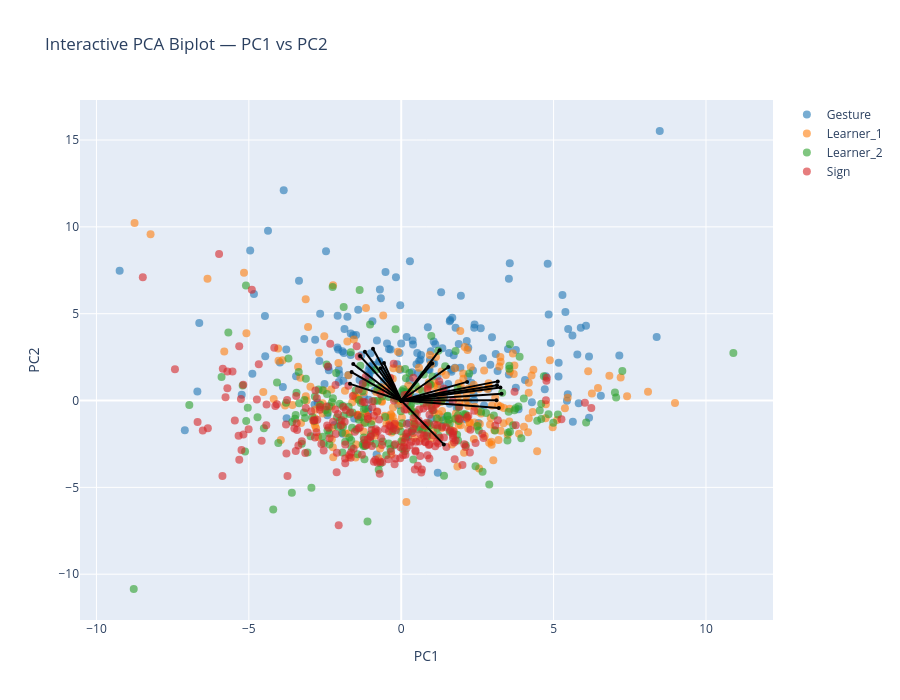

Notebook code for this chart:
### Markdown cell above
## PC1-PC2

### Code cell
feature_names = df_clean.columns[:-1].to_list()

# Prepare data
X = df_clean.iloc[:, :-1].values  # All columns except the last as features

df_clean['groupID'] = df_clean['groupID'].astype('category')
y = df_clean.iloc[:, -1].values   # Last column as target variable

# Convert categorical target to numeric if necessary
if y.dtype == 'object' or y.dtype.name == 'category':
    le = LabelEncoder()
    y = le.fit_transform(y)  # Converts categorical labels into numeric labels

# Scale the data
scaler_GS = StandardScaler()
Xz_GS = scaler_GS.fit_transform(X)    

# PCA transformation
pca_GS = PCA()
x_new_GS = pca_GS.fit_transform(Xz_GS)

# Get the PCA loadings (components_ is shape: [n_components, n_features])
loadings_GS = pca_GS.components_.T

# Number of top variables to show per PC
top_n = 10

# Get top variables per PC by absolute contribution
top_vars = set()
for i in range(2):  # PC1 and PC2 (the PCs you plot below)
    component = loadings_GS[:, i]      # column i = all variables' loadings ON PC i
    top_indices = np.argsort(np.abs(component))[-top_n:]
    top_vars.update(top_indices)

# Convert to sorted list for consistency
selected_vars = sorted(top_vars)

# Plot
interactive_PCA_biplot(score=x_new_GS, 
                       coeff=loadings_GS, 
                       labels=feature_names, 
                       y=y, 
                       selected_vars=selected_vars, 
                       pc_x=1, pc_y=2,
                       show_labels=False,
                       concepts=concepts,
                       le=le,
                       highlight_concepts=None  # or None for no highlighting
                    
                    )

### Figure 1 — Plotly figure (JSON) as saved in the notebook; plotly's stock layout.template omitted (floating-point values rounded to 4 significant figures; data arrays with more than 128 entries replaced by an {"elided": "..."} marker saying what was removed)
{"data": [{"hoverinfo": "text", "marker": {"color": "#1f77b4", "opacity": 0.6, "size": 8}, "mode": "markers", "name": "Gesture", "showlegend": true, "text": {"elided": "197 str values"}, "type": "scatter", "x": {"elided": "197 float values"}, "y": {"elided": "197 float values"}}, {"hoverinfo": "text", "marker": {"color": "#ff7f0e", "opacity": 0.6, "size": 8}, "mode": "markers", "name": "Learner_1", "showlegend": true, "text": {"elided": "236 str values"}, "type": "scatter", "x": {"elided": "236 float values"}, "y": {"elided": "236 float values"}}, {"hoverinfo": "text", "marker": {"color": "#2ca02c", "opacity": 0.6, "size": 8}, "mode": "markers", "name": "Learner_2", "showlegend": true, "text": {"elided": "223 str values"}, "type": "scatter", "x": {"elided": "223 float values"}, "y": {"elided": "223 float values"}}, {"hoverinfo": "text", "marker": {"color": "#d62728", "opacity": 0.6, "size": 8}, "mode": "markers", "name": "Sign", "showlegend": true, "text": {"elided": "246 str values"}, "type": "scatter", "x": {"elided": "246 float values"}, "y": {"elided": "246 float values"}}, {"hoverinfo": "text", "hovertext": "gross__magnitude__arm_speed_Gmean", "line": {"color": "black"}, "marker": {"size": 4}, "mode": "lines+markers", "showlegend": false, "textposition": "top center", "type": "scatter", "x": [0, 1.016], "y": [0, 2.133]}, {"hoverinfo": "text", "hovertext": "gross__variability__arm_speed_Gstd", "line": {"color": "black"}, "marker": {"size": 4}, "mode": "lines+markers", "showlegend": false, "textposition": "top center", "type": "scatter", "x": [0, 3.167], "y": [0, 1.102]}, {"hoverinfo": "text", "hovertext": "gross__magnitude__arm_speed_peak_mean", "line": {"color": "black"}, "marker": {"size": 4}, "mode": "lines+markers", "showlegend": false, "textposition": "top center", "type": "scatter", "x": [0, 3.143], "y": [0, 0.8791]}, {"hoverinfo": "text", "hovertext": "gross__rhythm__arm_speed_peak_n", "line": {"color": "black"}, "marker": {"size": 4}, "mode": "lines+markers", "showlegend": false, "textposition": "top center", "type": "scatter", "x": [0, -1.193], "y": [0, 2.813]}, {"hoverinfo": "text", "hovertext": "gross__rhythm__arm_speed_peak_rate", "line": {"color": "black"}, "marker": {"size": 4}, "mode": "lines+markers", "showlegend": false, "textposition": "top center", "type": "scatter", "x": [0, -1.627], "y": [0, 1.636]}, {"hoverinfo": "text", "hovertext": "gross__rhythm__arm_speed_mod_depth", "line": {"color": "black"}, "marker": {"size": 4}, "mode": "lines+markers", "showlegend": false, "textposition": "top center", "type": "scatter", "x": [0, 3.204], "y": [0, -0.4344]}, {"hoverinfo": "text", "hovertext": "gross__magnitude__arm_acc_Gmean", "line": {"color": "black"}, "marker": {"size": 4}, "mode": "lines+markers", "showlegend": false, "textposition": "top center", "type": "scatter", "x": [0, 2.163], "y": [0, 1.073]}, {"hoverinfo": "text", "hovertext": "gross__variability__arm_acc_Gstd", "line": {"color": "black"}, "marker": {"size": 4}, "mode": "lines+markers", "showlegend": false, "textposition": "top center", "type": "scatter", "x": [0, 3.254], "y": [0, 0.7463]}, {"hoverinfo": "text", "hovertext": "gross__magnitude__arm_acc_peak_mean", "line": {"color": "black"}, "marker": {"size": 4}, "mode": "lines+markers", "showlegend": false, "textposition": "top center", "type": "scatter", "x": [0, 3.293], "y": [0, 0.3955]}, {"hoverinfo": "text", "hovertext": "gross__rhythm__arm_acc_peak_n", "line": {"color": "black"}, "marker": {"size": 4}, "mode": "lines+markers", "showlegend": false, "textposition": "top center", "type": "scatter", "x": [0, -0.9268], "y": [0, 2.982]}, {"hoverinfo": "text", "hovertext": "gross__rhythm__arm_acc_peak_rate", "line": {"color": "black"}, "marker": {"size": 4}, "mode": "lines+markers", "showlegend": false, "textposition": "top center", "type": "scatter", "x": [0, -1.574], "y": [0, 2.104]}, {"hoverinfo": "text", "hovertext": "gross__rhythm__arm_acc_mod_depth", "line": {"color": "black"}, "marker": {"size": 4}, "mode": "lines+markers", "showlegend": false, "textposition": "top center", "type": "scatter", "x": [0, 3.126], "y": [0, 0.01456]}, {"hoverinfo": "text", "hovertext": "gross__magnitude__arm_speed_integral", "line": {"color": "black"}, "marker": {"size": 4}, "mode": "lines+markers", "showlegend": false, "textposition": "top center", "type": "scatter", "x": [0, 1.259], "y": [0, 2.899]}, {"hoverinfo": "text", "hovertext": "gross__rhythm__arm_speed_sampen", "line": {"color": "black"}, "marker": {"size": 4}, "mode": "lines+markers", "showlegend": false, "textposition": "top center", "type": "scatter", "x": [0, -1.68], "y": [0, 0.9597]}, {"hoverinfo": "text", "hovertext": "gross__rhythm__band1_centroid_totalarm", "line": {"color": "black"}, "marker": {"size": 4}, "mode": "lines+markers", "showlegend": false, "textposition": "top center", "type": "scatter", "x": [0, -0.566], "y": [0, 2.163]}, {"hoverinfo": "text", "hovertext": "gross__rhythm__band1_band_power_totalarm", "line": {"color": "black"}, "marker": {"size": 4}, "mode": "lines+markers", "showlegend": false, "textposition": "top center", "type": "scatter", "x": [0, 1.398], "y": [0, -2.528]}, {"hoverinfo": "text", "hovertext": "gross__rhythm__band1_entropy_totalarm", "line": {"color": "black"}, "marker": {"size": 4}, "mode": "lines+markers", "showlegend": false, "textposition": "top center", "type": "scatter", "x": [0, -0.6762], "y": [0, 1.859]}, {"hoverinfo": "text", "hovertext": "gross__rhythm__band2_band_power_totalarm", "line": {"color": "black"}, "marker": {"size": 4}, "mode": "lines+markers", "showlegend": false, "textposition": "top center", "type": "scatter", "x": [0, -1.35], "y": [0, 2.557]}, {"hoverinfo": "text", "hovertext": "gross__magnitude__bbmv_arms_total", "line": {"color": "black"}, "marker": {"size": 4}, "mode": "lines+markers", "showlegend": false, "textposition": "top center", "type": "scatter", "x": [0, 1.548], "y": [0, 1.928]}], "layout": {"height": 700, "hovermode": "closest", "title": {"text": "Interactive PCA Biplot — PC1 vs PC2"}, "width": 900, "xaxis": {"title": {"text": "PC1"}}, "yaxis": {"title": {"text": "PC2"}}}}
